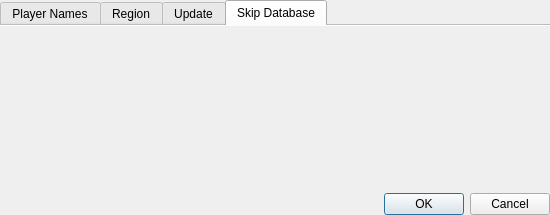
<?xml version="1.0" encoding="UTF-8"?>
<ui version="4.0">
 <class>SettingsDialog</class>
 <widget class="QDialog" name="SettingsDialog">
  <property name="geometry">
   <rect>
    <x>0</x>
    <y>0</y>
    <width>550</width>
    <height>215</height>
   </rect>
  </property>
  <property name="windowTitle">
   <string>Settings...</string>
  </property>
  <layout class="QGridLayout" name="gridLayout">
   <property name="leftMargin">
    <number>0</number>
   </property>
   <property name="topMargin">
    <number>0</number>
   </property>
   <property name="rightMargin">
    <number>0</number>
   </property>
   <property name="bottomMargin">
    <number>0</number>
   </property>
   <item row="0" column="0" colspan="2">
    <widget class="QTabWidget" name="settingsTab">
     <property name="currentIndex">
      <number>3</number>
     </property>
     <property name="iconSize">
      <size>
       <width>32</width>
       <height>32</height>
      </size>
     </property>
     <property name="documentMode">
      <bool>true</bool>
     </property>
     <widget class="QWidget" name="playerNames">
      <attribute name="icon">
       <iconset resource="../resources/resources.qrc">
        <normaloff>:/icons/Game1</normaloff>:/icons/Game1</iconset>
      </attribute>
      <attribute name="title">
       <string>Player Names</string>
      </attribute>
      <layout class="QGridLayout" name="gridLayout_7">
       <item row="0" column="0">
        <widget class="QGroupBox" name="defaultRegionNamesGrp">
         <property name="title">
          <string>Names</string>
         </property>
         <layout class="QGridLayout" name="gridLayout_3">
          <property name="leftMargin">
           <number>2</number>
          </property>
          <property name="topMargin">
           <number>2</number>
          </property>
          <property name="rightMargin">
           <number>2</number>
          </property>
          <property name="bottomMargin">
           <number>2</number>
          </property>
          <item row="2" column="0">
           <widget class="QLabel" name="palNameLbl">
            <property name="sizePolicy">
             <sizepolicy hsizetype="Fixed" vsizetype="Preferred">
              <horstretch>0</horstretch>
              <verstretch>0</verstretch>
             </sizepolicy>
            </property>
            <property name="text">
             <string>PAL</string>
            </property>
           </widget>
          </item>
          <item row="2" column="1" colspan="3">
           <widget class="QLineEdit" name="palNameLE"/>
          </item>
          <item row="1" column="0">
           <widget class="QLabel" name="ntscJNameLbl">
            <property name="sizePolicy">
             <sizepolicy hsizetype="Fixed" vsizetype="Preferred">
              <horstretch>0</horstretch>
              <verstretch>0</verstretch>
             </sizepolicy>
            </property>
            <property name="text">
             <string>NTSC-J</string>
            </property>
           </widget>
          </item>
          <item row="0" column="0">
           <widget class="QLabel" name="ntscUNameLbl">
            <property name="sizePolicy">
             <sizepolicy hsizetype="Fixed" vsizetype="Preferred">
              <horstretch>0</horstretch>
              <verstretch>0</verstretch>
             </sizepolicy>
            </property>
            <property name="text">
             <string>&lt;html&gt;&lt;head/&gt;&lt;body&gt;&lt;p&gt;NTSC-U&lt;/p&gt;&lt;/body&gt;&lt;/html&gt;</string>
            </property>
           </widget>
          </item>
          <item row="0" column="1" colspan="3">
           <widget class="QLineEdit" name="ntscUNameLE"/>
          </item>
          <item row="1" column="1" colspan="3">
           <widget class="QLineEdit" name="ntscJNameLE">
            <property name="text">
             <string/>
            </property>
           </widget>
          </item>
         </layout>
        </widget>
       </item>
       <item row="1" column="0">
        <spacer name="verticalSpacer_2">
         <property name="orientation">
          <enum>Qt::Vertical</enum>
         </property>
         <property name="sizeHint" stdset="0">
          <size>
           <width>20</width>
           <height>40</height>
          </size>
         </property>
        </spacer>
       </item>
      </layout>
     </widget>
     <widget class="QWidget" name="regionTab">
      <attribute name="icon">
       <iconset resource="../resources/resources.qrc">
        <normaloff>:/icons/flags/_unknown.png</normaloff>:/icons/flags/_unknown.png</iconset>
      </attribute>
      <attribute name="title">
       <string>Region</string>
      </attribute>
      <layout class="QGridLayout" name="gridLayout_5">
       <item row="0" column="0">
        <widget class="QGroupBox" name="regionBox">
         <property name="title">
          <string>Default Region</string>
         </property>
         <layout class="QGridLayout" name="gridLayout_2">
          <item row="1" column="1">
           <widget class="QRadioButton" name="ntscJRB">
            <property name="text">
             <string>NTSC-J</string>
            </property>
            <attribute name="buttonGroup">
             <string notr="true">regionBtnGrp</string>
            </attribute>
           </widget>
          </item>
          <item row="1" column="0">
           <widget class="QRadioButton" name="ntscURB">
            <property name="text">
             <string>NTSC-U</string>
            </property>
            <property name="checked">
             <bool>true</bool>
            </property>
            <attribute name="buttonGroup">
             <string notr="true">regionBtnGrp</string>
            </attribute>
           </widget>
          </item>
          <item row="1" column="2">
           <widget class="QRadioButton" name="palRB">
            <property name="text">
             <string>PAL</string>
            </property>
            <attribute name="buttonGroup">
             <string notr="true">regionBtnGrp</string>
            </attribute>
           </widget>
          </item>
          <item row="1" column="3">
           <spacer name="horizontalSpacer">
            <property name="orientation">
             <enum>Qt::Horizontal</enum>
            </property>
            <property name="sizeHint" stdset="0">
             <size>
              <width>40</width>
              <height>20</height>
             </size>
            </property>
           </spacer>
          </item>
         </layout>
        </widget>
       </item>
       <item row="1" column="0">
        <spacer name="verticalSpacer_3">
         <property name="orientation">
          <enum>Qt::Vertical</enum>
         </property>
         <property name="sizeHint" stdset="0">
          <size>
           <width>20</width>
           <height>40</height>
          </size>
         </property>
        </spacer>
       </item>
      </layout>
     </widget>
     <widget class="QWidget" name="updateTab">
      <attribute name="icon">
       <iconset resource="../resources/resources.qrc">
        <normaloff>:/Bags/BombBagLarge</normaloff>:/Bags/BombBagLarge</iconset>
      </attribute>
      <attribute name="title">
       <string>Update</string>
      </attribute>
      <layout class="QGridLayout" name="gridLayout_8">
       <item row="0" column="0">
        <widget class="QGroupBox" name="updateGroup">
         <property name="title">
          <string>Update Settings</string>
         </property>
         <layout class="QGridLayout" name="gridLayout_6">
          <item row="1" column="1">
           <widget class="QLineEdit" name="updateUrlLineEdit"/>
          </item>
          <item row="2" column="0" colspan="2">
           <widget class="QCheckBox" name="checkOnStart">
            <property name="text">
             <string>Check on start.</string>
            </property>
           </widget>
          </item>
          <item row="1" column="0">
           <widget class="QLabel" name="updateUrlLabel">
            <property name="sizePolicy">
             <sizepolicy hsizetype="Fixed" vsizetype="Preferred">
              <horstretch>0</horstretch>
              <verstretch>0</verstretch>
             </sizepolicy>
            </property>
            <property name="text">
             <string>Update Url:</string>
            </property>
           </widget>
          </item>
          <item row="3" column="0" colspan="2">
           <spacer name="verticalSpacer">
            <property name="orientation">
             <enum>Qt::Vertical</enum>
            </property>
            <property name="sizeHint" stdset="0">
             <size>
              <width>20</width>
              <height>40</height>
             </size>
            </property>
           </spacer>
          </item>
         </layout>
        </widget>
       </item>
      </layout>
     </widget>
     <widget class="SkipDatabaseWidget" name="skipDatabaseTab">
      <attribute name="icon">
       <iconset theme="media-skip-forward"/>
      </attribute>
      <attribute name="title">
       <string>Skip Database</string>
      </attribute>
     </widget>
    </widget>
   </item>
   <item row="3" column="1">
    <widget class="QDialogButtonBox" name="buttonBox">
     <property name="sizePolicy">
      <sizepolicy hsizetype="Fixed" vsizetype="Fixed">
       <horstretch>0</horstretch>
       <verstretch>0</verstretch>
      </sizepolicy>
     </property>
     <property name="orientation">
      <enum>Qt::Horizontal</enum>
     </property>
     <property name="standardButtons">
      <set>QDialogButtonBox::Cancel|QDialogButtonBox::Ok</set>
     </property>
    </widget>
   </item>
  </layout>
 </widget>
 <customwidgets>
  <customwidget>
   <class>SkipDatabaseWidget</class>
   <extends>QWidget</extends>
   <header>SkipDatabaseWidget.hpp</header>
   <container>1</container>
  </customwidget>
 </customwidgets>
 <resources>
  <include location="../resources/resources.qrc"/>
 </resources>
 <connections>
  <connection>
   <sender>buttonBox</sender>
   <signal>accepted()</signal>
   <receiver>SettingsDialog</receiver>
   <slot>accept()</slot>
   <hints>
    <hint type="sourcelabel">
     <x>257</x>
     <y>311</y>
    </hint>
    <hint type="destinationlabel">
     <x>157</x>
     <y>274</y>
    </hint>
   </hints>
  </connection>
  <connection>
   <sender>buttonBox</sender>
   <signal>rejected()</signal>
   <receiver>SettingsDialog</receiver>
   <slot>reject()</slot>
   <hints>
    <hint type="sourcelabel">
     <x>325</x>
     <y>311</y>
    </hint>
    <hint type="destinationlabel">
     <x>286</x>
     <y>274</y>
    </hint>
   </hints>
  </connection>
  <connection>
   <sender>updateUrlLineEdit</sender>
   <signal>textChanged(QString)</signal>
   <receiver>SettingsDialog</receiver>
   <slot>onTextChanged(QString)</slot>
   <hints>
    <hint type="sourcelabel">
     <x>269</x>
     <y>236</y>
    </hint>
    <hint type="destinationlabel">
     <x>511</x>
     <y>235</y>
    </hint>
   </hints>
  </connection>
 </connections>
 <slots>
  <slot>onTextChanged(QString)</slot>
 </slots>
 <buttongroups>
  <buttongroup name="regionBtnGrp"/>
 </buttongroups>
</ui>
